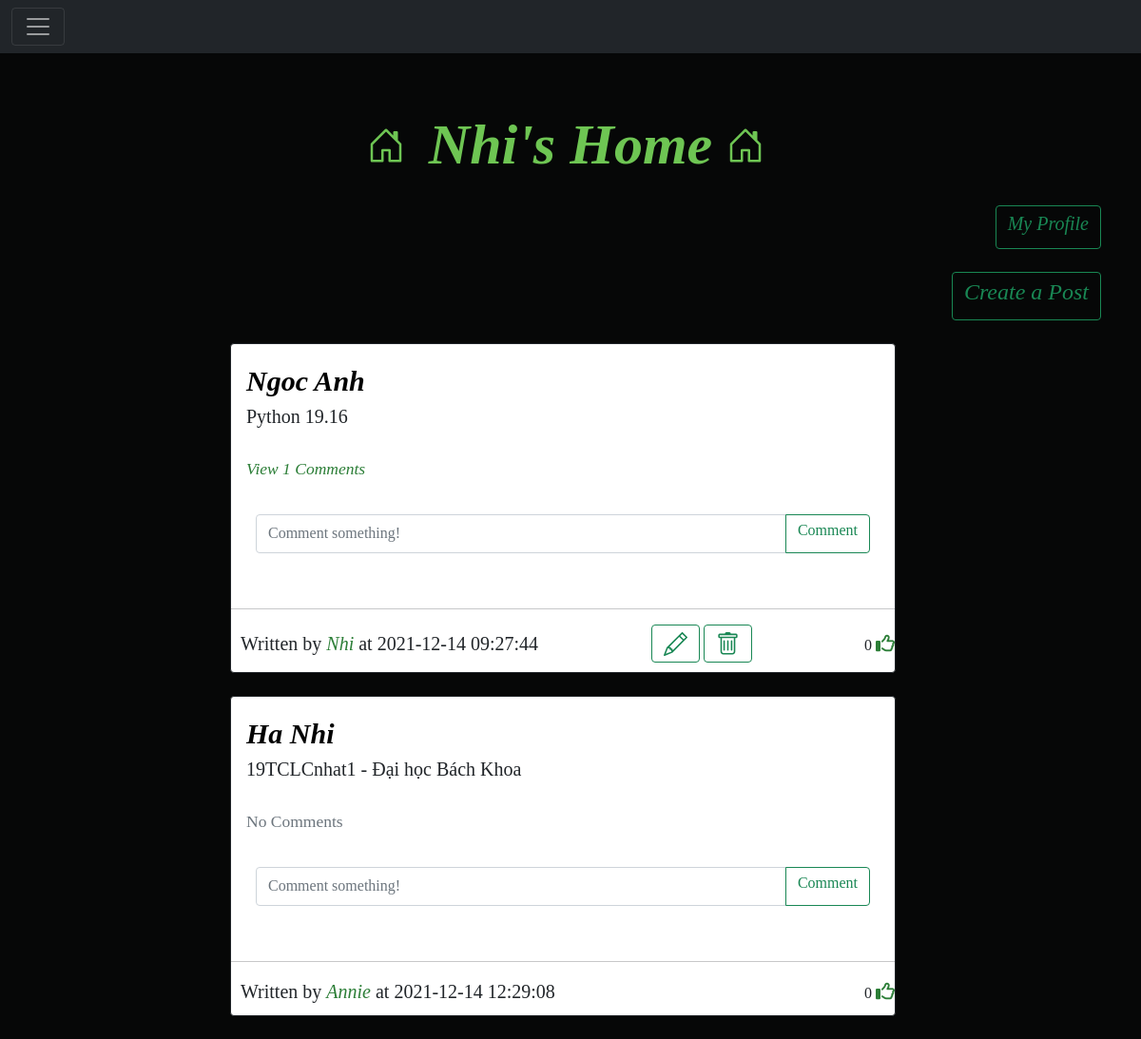
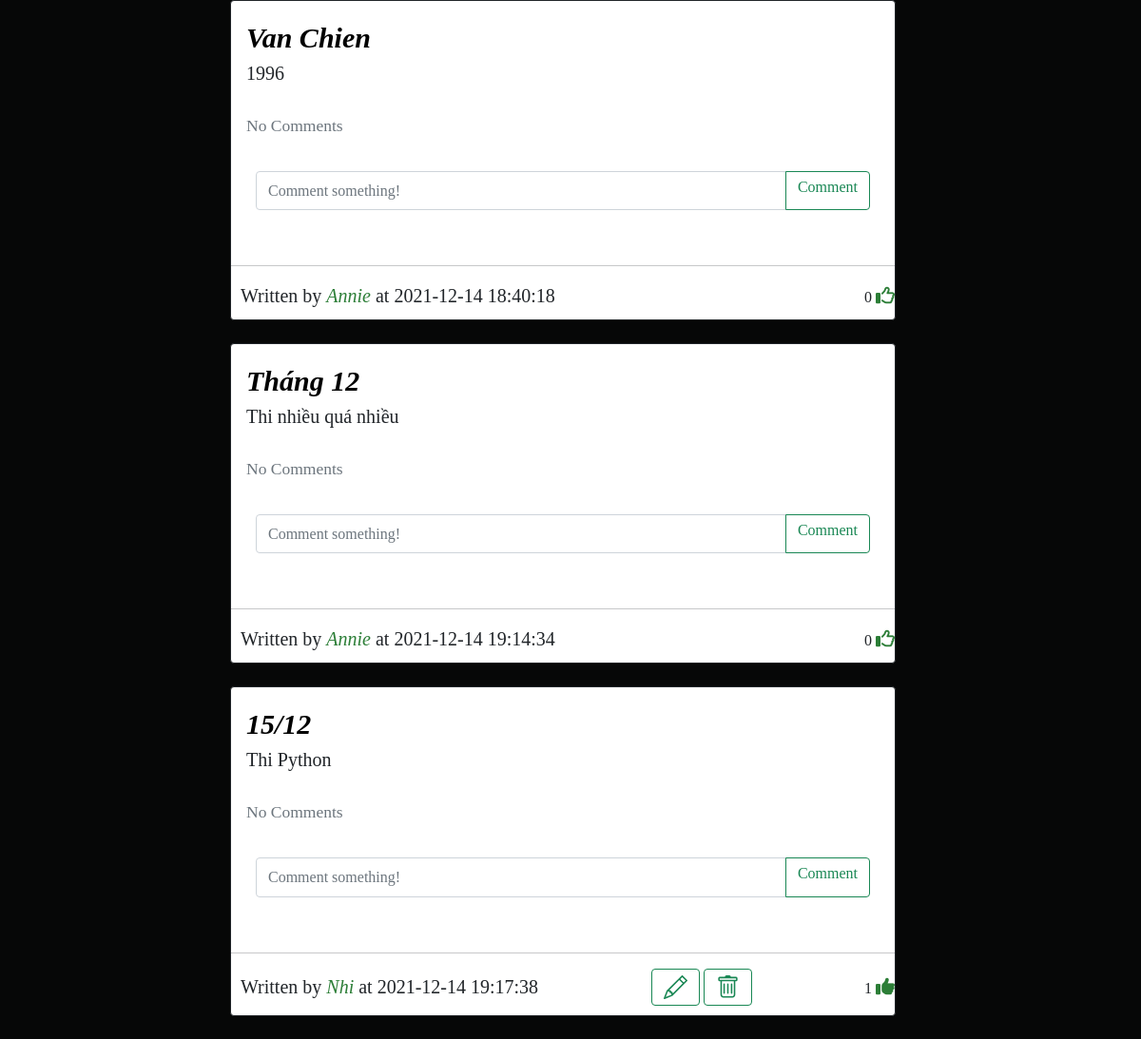
The app's page /home (signed in) with its own data (2 pictures, top to bottom).
### Website/models.py (models this page shows)
class User(db.Model, UserMixin):
    id = db.Column(db.Integer, primary_key=True)
    email = db.Column(db.String(150), unique=True)
    username = db.Column(db.String(150), unique=True)
    password = db.Column(db.String(150))
    date_created = db.Column(db.DateTime(timezone=True), default=func.now())
    posts = db.relationship('Post', backref='user', passive_deletes=True)
    comments = db.relationship('Comment', backref='user', passive_deletes=True)
    likes = db.relationship('Like', backref='user', passive_deletes=True)
    followed = db.relationship('Follow', foreign_keys=[Follow.follower_id], backref=db.backref('follower', lazy='joined'), lazy=True, cascade='all, delete-orphan')
    followers = db.relationship('Follow', foreign_keys=[Follow.followed_id], backref=db.backref('followed', lazy='joined'), lazy=True, cascade='all, delete-orphan')

class Post(db.Model):
    id = db.Column(db.Integer, primary_key=True)
    title = db.Column(db.Text, nullable=False)
    text = db.Column(db.Text, nullable=False)
    date_created = db.Column(db.DateTime(timezone=True), default=func.now())
    author = db.Column(db.Integer, db.ForeignKey(
        'user.id', ondelete="CASCADE"), nullable=False)
    comments = db.relationship('Comment', backref='post', passive_deletes=True)
    likes = db.relationship('Like', backref='post', passive_deletes=True)

### Website/views.py (the view)
@views.route("/")
@views.route("/home")
@login_required
def home():
    posts = Post.query.all()
    return render_template("home.html", user=current_user, posts=posts)

### Website/__init__.py (called while the page is built)
def create_app():
    app = Flask(__name__)
    app.config['SECRET_KEY'] = "helloworld"
    app.config['SQLALCHEMY_DATABASE_URI'] = f'sqlite:///{DB_NAME}'
    db.init_app(app)
    from .views import views
    from .auth import auth
    app.register_blueprint(views, url_prefix="/")
    app.register_blueprint(auth, url_prefix="/")
    from .models import User, Post, Comment,Like,Follow
    create_database(app)
    login_manager = LoginManager()
    login_manager.login_view = "auth.login"
    login_manager.init_app(app)
    @login_manager.user_loader
    def load_user(id):
        return User.query.get(int(id))
    return app

### Website/templates/home.html (shortened to what this page needs)
{% extends "posts_div.html" %}
{% block header %}
{{user.username}}'s Home
{% endblock %}
{% block profile %}
<div>
  <a href="/profile/{{user.username}}" class="btn btn-outline-success"  ><h5>My Profile</h5></a>
</div>
<br>
<div>
  <a href="/create-post" class="btn btn-outline-success" type="button"><h4>Create a Post </h4></a >
</div>
{% endblock %}

### Website/templates/posts_div.html (shortened to what this page needs)
{% extends "base.html" %} {% block title %}Home{% endblock %}
{% block content%}
  <h1 align="center">{% block header %}Posts{% endblock %}</h1>
  <div align="right">
    {% block profile %}{% endblock %}
  </div>
  <br>
  <div  class="posts">
    {% for post in posts %}
    <div class="card border-dark">
      <div class="card-body">
        <div class="card-text">
          <a class="post-title" href="/post/{{post.id}}">{{post.title}}</a>
          <p class="post-test">{{post.text}}</p>
        </div>
        <br />
        <p class="card-text">
          {% if post.comments|length > 0 %}
          <a data-bs-toggle="collapse" href="#comments-{{post.id}}" role="button">
            <small>View {{post.comments|length}} Comments</small>
          </a>
          {% else %}
          <small class="text-muted">No Comments</small>
          {% endif %}
        </p>
        <br>
        <form
          class="input-group mb-3"
          method="POST"
          action="/create-comment/{{post.id}}"
        >
          <input
            type="text"
            id="text"
            name="text"
            class="form-control"
            placeholder="Comment something!"
          />
          <button class="btn btn-outline-success" type="submit"><h6>Comment</h6></button>
        </form>
      </div>
      <hr>
      <div class="item">
        <div class="d-flex align-items-center justify-content-between">
          <p>Written by <a list-style = "none" class="" href="/profile/{{post.user.username}}"> {{post.user.username}}</a> at {{post.date_created}}</p>
          <div>
            {% if user.id == post.author %}
            <a class="btn btn-outline-success" data-toggle="collapse" href="/edit-post/{{post.id}}" class="dropdown-item"
            ></a>
              <a class="btn btn-outline-success" data-toggle="collapse" href="/delete-post/{{post.id}}" class="dropdown-item"
              ></a>
            {% endif %}
          </div>
          <div>
            {{ post.likes|length }}
              {% if user.id in post.likes|map(attribute="author")|list %}
              <a href="/like-post/{{post.id}}">
              <i class="fas fa-thumbs-up"></i>
            </a>
              {% else %}
              <a href="/like-post/{{post.id}}">
                <i class="far fa-thumbs-up"></i>
               </a>
              {% endif %}
            </div>
    </div>
    </div>
      </div>
    <br/>
    {% endfor %}
  </div>
   {% endblock %}

### Website/templates/base.html (shortened to what this page needs)
<!DOCTYPE html>
<html lang="en">
  <head>
    <link
      href="https://cdn.jsdelivr.net/npm/bootstrap@5.0.2/dist/css/bootstrap.min.css"
      rel="stylesheet"
    />
    <link rel="stylesheet" type="text/css" href="{{ url_for('static', filename='main.css') }}">
  </head>
  <body>
    <nav class="navbar navbar-dark bg-dark">
      <div class="container-fluid">
        <button
          class="navbar-toggler"
          type="button"
          data-bs-toggle="collapse"
          data-bs-target="#navbar"
        >
          <span class="navbar-toggler-icon"></span>
        </button>
      </div>
    </nav>
    <div class="container">{% block content %}{% endblock %}</div>
  </body>
</html>

### Website/static/main.css (style rules this page uses)
body { font-family: 'Times New Roman', Times, serif; background-color: rgb(6, 7, 7) ; background-position: center; background-size:cover; background-repeat: no-repeat; }
h1 { margin-top: 40px; padding: 20px; font-size: 60px; font-style: italic; font-weight: bold; color: rgb(110, 197, 83); }
form { padding: 10px; }
input { font-size: 20px; }
a { text-decoration: none; font-size: 20px; font-style: italic; color: rgb(44, 126, 55); }
p { padding-bottom: 0px; font-size: 20px; margin-bottom: 0px; }
input { font-size: 30px; }
.post-title { font-size: 30px; font-style: oblique; font-weight: bolder; color: black; }
.post-test { font-size: 20px; font-weight: lighter; }
.posts { width: 700px; height: 500px; margin-left: 200px; }
.item { padding-left: 10px; padding-bottom: 10px; }

### records on screen
User: username "Nhi"
Post: title "Ngoc Anh", text "Python 19.16", comments|length "1", user.username "Nhi", date_created "2021-12-14 09:27:44", likes|length "0"
Post: title "Ha Nhi", text "19TCLCnhat1 - Đại học Bách Khoa", shows "No Comments", user.username "Annie", date_created "2021-12-14 12:29:08", likes|length "0"
Post: title "Van Chien", text "1996", shows "No Comments", user.username "Annie", date_created "2021-12-14 18:40:18", likes|length "0"
Post: title "Tháng 12", text "Thi nhiều quá nhiều", shows "No Comments", user.username "Annie", date_created "2021-12-14 19:14:34", likes|length "0"
Post: title "15/12", text "Thi Python", shows "No Comments", user.username "Nhi", date_created "2021-12-14 19:17:38", likes|length "1"
